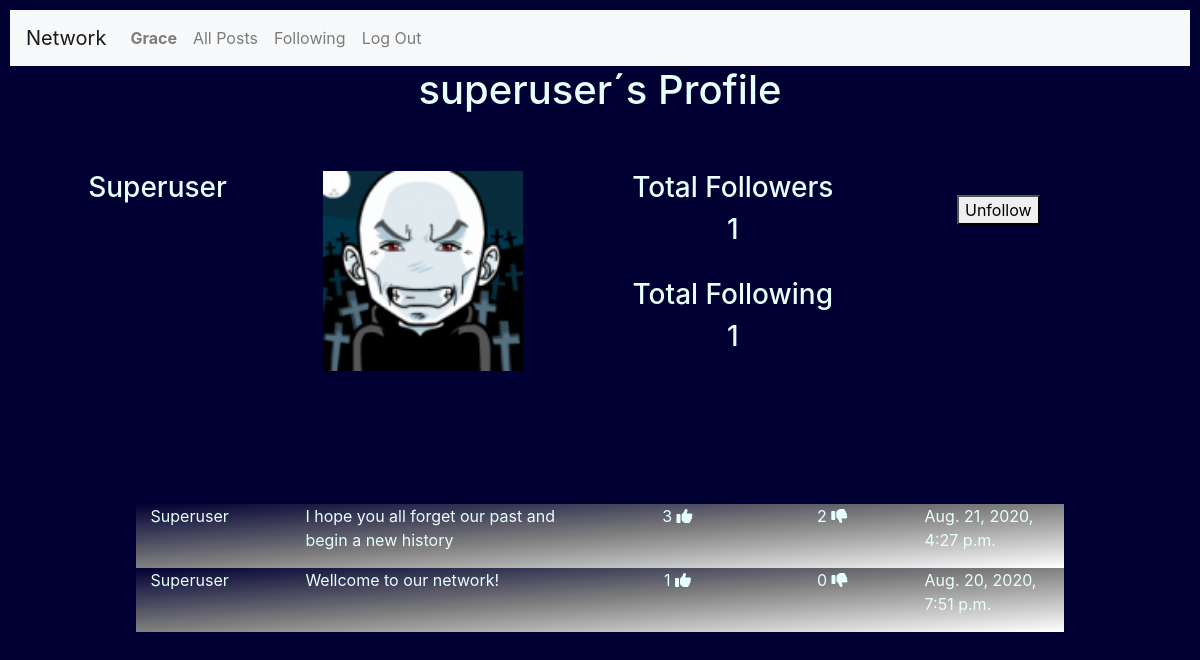
Page /profile/superuser (signed in) on the committed database.
### network/models.py (models this page shows, shortened)
class User(AbstractUser):
    pass

class Profile(models.Model):
    User = models.ForeignKey('User', on_delete = models.CASCADE)
    Follower = models.ManyToManyField('User', blank=True, related_name="Followers")  #seguidores
    Following = models.ManyToManyField('User',blank=True, related_name= "Following")  #seguindo
    Avatar = models.ImageField(upload_to="media", blank=True)

class Posts(models.Model):
    User = models.ForeignKey('User', on_delete = models.CASCADE)
    Post = models.TextField(max_length=255)
    Date = models.DateTimeField(auto_now_add=True)
    Likes = models.IntegerField(blank=True, null=True)
    Unlikes = models.IntegerField(blank=True, null=True)

### network/views.py (the view)
# urls.py: path("profile/<str:username>",views.profile, name="profile"),
@login_required
@csrf_exempt
def profile(request,username):
    profile= []
    UserPosts = []
    TFollowers = 0
    TFollowing = 0
    searchuser = username
    userid = User.objects.filter(username=searchuser).values('id')
    for u in userid:
        User_id = int(u['id'])
    profile = Profile.objects.filter(User=User_id )
    UserPosts = Posts.objects.filter(User=User_id).order_by('-Date')
    for FS in profile:
        TFollowers = FS.Follower.all().count() #total followers
        UFollowers = FS.Follower.all() #followers names
    for FG in profile:
        TFollowing = FG.Following.all().count() #total following
        UFollowing = FG.Following.all() #following names
    if request.user.id == User_id:
        ShowFollowornot = "no"
    else:
        ShowFollowornot = "yes"
    if request.user in UFollowers:
        btnfollow = "Unfollow"
    else:
        btnfollow = "Follow"
    """
    print("Logged User :", request.user.id ,request.user)
    print("Profile Shown :", User_id)
    print("Show follow button ? ", ShowFollowornot)
    print("Followers :", UFollowers)
    print("Follow or Unfollow ? :" ,btnfollow )
    """
    context={
        "User":searchuser,
        "Profiles":profile,
        "TotalFollowers":TFollowers,
        "TotalFollowing":TFollowing,
        "ShowFollowornot" :ShowFollowornot,
        "btnfollow" : btnfollow,
        "UserFollowers":UFollowers,
        "Userfollowing":UFollowing ,
        "UserPosts": UserPosts,
    }
    return render(request, "network/profile.html", context)

### network/templates/network/profile.html (shortened to what this page needs)
{% extends "network/layout.html" %}
{% load static %}
{% block body %}
  <h1>{{ User }}´s Profile</h1>
  <hr>
  <div class="form-group" >
      <form >
      {% for P  in Profiles %}
            <div class="container" style="border:#004d00; width:90%" >
                 <br>
                 <div class="row"  width="1700px" style="text-align: center;">
                      <div class="col-lg-2" >
                           <h3>{{P.User |title}}</h3>
                      </div>
                      <div class="col-lg-4">
                           <img src=" {{P.Avatar.url}} "  width="200" style="text-align: center;">
                      </div>
                       <div class="col-lg-3" style="text-align: center;">
                            <h3>Total Followers    </h3>
                            <h3 >{{TotalFollowers}} </h3>
                            <br>
                            <h3>Total Following    </h3>
                            <h3>{{TotalFollowing}} </h3>
                        </div>
                        {% if ShowFollowornot == "yes" %}
                               <div class="col-lg-3"  id="Follow" style="text-align: center;">
                                    <br>
                                    <button type="Submit" id="follow_me"  value={{btnfollow}} > {{btnfollow}}   </button>
                                    <br>
                               </div>
                        {% endif %}
              </div>
            </div>
      {% endfor %}
      <hr style="color : white;">
    </form>
</div>
<div class="container" style="border:#004d00; width:90%">
    {%for U in UserPosts %}
        <div class="container" style="width:90%; position:relative; top:100px;background-image: linear-gradient(to top left, white, gray,	 #000033 );">
              <div class="row"  width="1700px">
                   <div class="col-lg-2">
                        <p> {{ U.User |title }} </p>
                   </div>
                   <div class="col-lg-4">
                        <p> {{U.Post }} </p>
                   </div>
                   <div class="col-lg-2" style="text-align: center;">
                        {% if U.Likes == None%}
                               <p> 0 <i class="fas fa-thumbs-up"></i></p>
                        {% else %}
                               <p> {{ U.Likes  }}  <i class="fas fa-thumbs-up"></i></p>
                        {% endif %}
                   </div>
                   <div class="col-lg-2" style="text-align: center;">
                        {% if U.Unlikes == None%}
                              <p> 0 <i class="fas fa-thumbs-up"></i></p>
                        {% else %}
                              <p> {{ U.Unlikes }}  <i class="fas fa-thumbs-down"></i></p>
                        {% endif %}
                   </div>
                   <div class="col-lg-2">
                             <p> {{U.Date}} </p>
                   </div>
              </div>
        </div>
    {% endfor %}
</div>
{% endblock %}

### network/templates/network/layout.html (shortened to what this page needs)
{% load static %}
<!DOCTYPE html>
<html lang="en">
    <head>
        <link rel="stylesheet" href="https://stackpath.bootstrapcdn.com/bootstrap/4.4.1/css/bootstrap.min.css">
        <link rel="stylesheet" href="https://cdnjs.cloudflare.com/ajax/libs/font-awesome/4.7.0/css/font-awesome.min.css">
        <link href="{% static 'network/styles.css' %}" rel="stylesheet">
    </head>
    <body>
        <nav class="navbar navbar-expand-lg navbar-light bg-light" >
            <a class="navbar-brand" href="#">Network</a>
            <div style="color : #000033;">
              <ul class="navbar-nav mr-auto">
                {% if user.is_authenticated %}
                    <li class="nav-item">
                        <a class="nav-link" href="{% url 'network:profile' user.username  %}"><strong>{{ user.username |title}}</strong></a>
                    </li>
                {% endif %}
                <li class="nav-item">
                  <a class="nav-link" href="{% url 'network:index' %}">All Posts</a>
                </li>
                {% if user.is_authenticated %}
                    <li class="nav-item">
                        <a class="nav-link" href="#">Following</a>
                    </li>
                    <li class="nav-item">
                        <a class="nav-link" href="{% url 'network:logout' %}">Log Out</a>
                    </li>
                {% endif %}
              </ul>
            </div>
          </nav>
        <div class="body">
            {% block body %}
            {% endblock %}
        </div>
    </body>
</html>

### network/static/network/styles.css (style rules this page uses)
body { padding: 10px; color: #e6ffff ; background-color: #000033; background-position: center; background-repeat: no-repeat; background-size: cover; height: 100%; width: 100%; }
h1 { text-align: center; }

### rows in the picture
User: username "Grace"
User: username "superuser"
Profile: User "Superuser", Avatar (picture), id "1", btnfollow "Unfollow"
Posts: User "Superuser", Post "I hope you all forget our past and begin a new history", Likes "3", Unlikes "2", Date "Aug. 21, 2020, 4:27 p.m."
Posts: User "Superuser", Post "Wellcome to our network!", Likes "1", Unlikes "0", Date "Aug. 20, 2020, 7:51 p.m."
